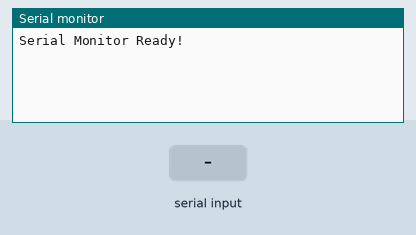
Bench run of a sketch on a simulated Arduino Uno, built with avr-gcc and run on an emulated ATmega328P. On the bench: the last lines printed to the serial monitor. The inputs (shaded band) are chosen by the test bench.

Above: at 1.2 s.
1.3 s: "1" received over the second serial link
At 2.5 s:
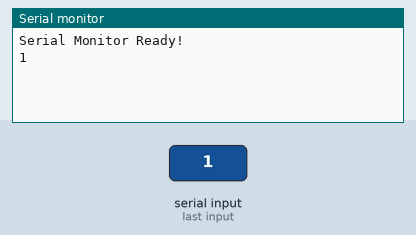
2.8 s: "0" received over the second serial link
At 3.6 s:
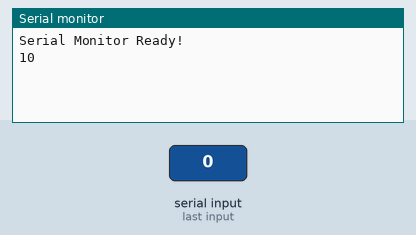

The sketch:

HM-10_Check.ino
```cpp
/*
 * The circuit:
 *   ----------------------------
 *   |Arduino Pin | HM-10 Module|
 *   ----------------------------
 *   |     10     |     Tx      |
 *   |     11     |     Rx      |
 *   |     5v     |     VCC     |
 *   |     Gnd    |     Gnd     |
 *   ----------------------------
 */

#include <SoftwareSerial.h>
SoftwareSerial HM10Serial(10, 11);

void setup() {
  Serial.begin(115200);
  while (!Serial) {
    ; // wait for serial port to connect. Needed for native USB port only
  }
  Serial.println("Serial Monitor Ready!");
  HM10Serial.begin(115200);
}

void loop() {
  if (HM10Serial.available()) {
    Serial.write(HM10Serial.read());
  }
  if (Serial.available()) {
    HM10Serial.write(Serial.read());
  }
}
```

Measured:
- after the input at 1.3 s, the serial monitor: prints a new line at once (image 1)
- after the input at 2.8 s, the serial monitor: prints a new line at once (image 2)
